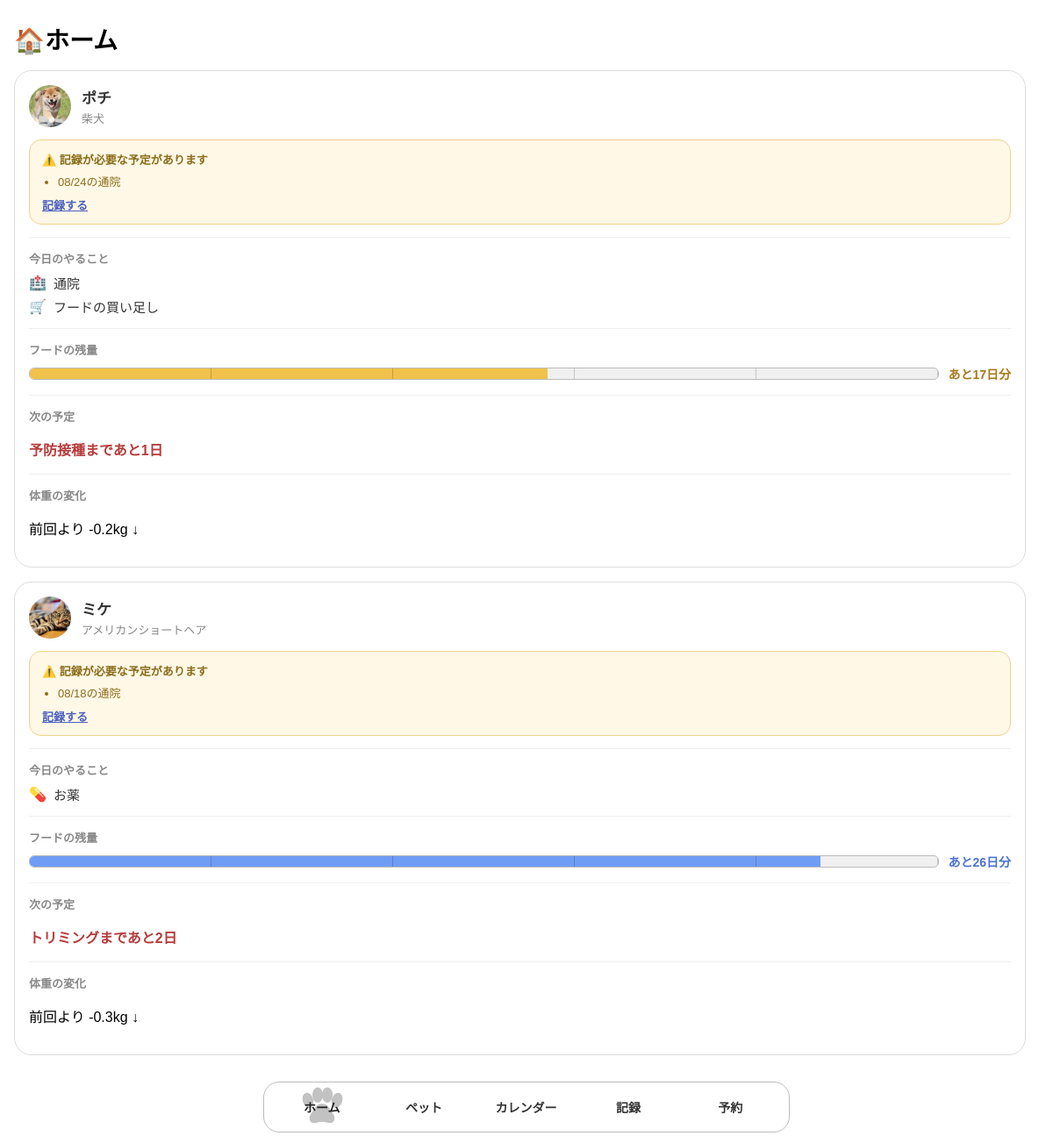
The page /home on the database its author committed.
### tables this page shows
CREATE TABLE pets (
            id INTEGER PRIMARY KEY AUTOINCREMENT,
            name TEXT NOT NULL,
            type TEXT,
            age INTEGER,
            weight REAL,
            note TEXT
        , photo TEXT);

### app.py (the view)
@app.route("/")  # ルートURL「/」にアクセスされたときの処理を指定する
@app.route("/home")  # 「/home」にアクセスされたときも同じホーム画面を表示する
def home():  # ホーム画面を表示する関数を定義する
    connection = get_db_connection()  # 登録済みのペット情報を取得するためSQLiteへ接続する
    pet_list = connection.execute(  # petsテーブルから登録されているすべてのペットを取得する
        """
        SELECT id, name, type, age, weight, note, photo
        FROM pets
        ORDER BY id
        """  # 登録された順番でペット情報を取得するSQLを書く
    ).fetchall()  # SQLの検索結果をすべて取得する
    connection.close()  # ペット情報を取得し終わったのでSQLiteとの接続を終了する
    home_pets = []  # ホーム画面に表示するペットごとの情報を追加していくリストを用意する
    for pet in pet_list:  # 登録済みペットを1匹ずつ処理する
        home_pet = build_home_dummy_data(pet)  # 今日のやること・フード残量などの表示用ダミー情報を組み立てる
        home_pet["record_reminders"] = build_record_reminders(pet, fetch_pet_records(pet["id"]))  # 予定日を過ぎても記録が無い項目のリマインダーを組み立てて追加する
        home_pets.append(home_pet)  # 組み立てた1匹分の情報をリストへ追加する
    return render_template("home.html", home_pets=home_pets)  # templatesフォルダ内のhome.htmlへペットごとの表示データを渡す

### app.py (called while the page is built, shortened)
def get_db_connection():  # SQLiteデータベースへ接続するための関数を定義する
    connection = sqlite3.connect(DATABASE)  # pets.dbというSQLiteデータベースへ接続する
    connection.row_factory = sqlite3.Row  # SQLで取得したデータを列名を使って扱えるようにする
    return connection  # 作成したデータベース接続を呼び出し元へ返す

def fetch_pet_records(pet_id):  # 選択中のペット1匹分の健康・通院履歴をrecordsテーブルから取得する関数を定義する
    connection = get_db_connection()  # recordsテーブルを読み取るためSQLiteへ接続する
    rows = connection.execute(  # 指定されたペットの記録を新しい順に取得する
        """
        SELECT id, type, detail, weight_value, record_date
        FROM records
        WHERE pet_id = ?
        ORDER BY record_date DESC, id DESC
        """,  # 記録日の新しい順(同じ日付ならID順)に並べて取得するSQLを書く
        (pet_id,)  # 対象のペットIDをSQLへ渡す
    ).fetchall()  # SQLの検索結果をすべて取得する
    connection.close()  # SQLiteとの接続を終了する
    records = []  # DBの行を表示用の形へ組み立てて追加していくリストを用意する
    return records  # 組み立てた記録一覧を返す

def build_dummy_schedule(pet):  # カレンダー機能が無いあいだ代わりに使う、ペット1匹分のダミー予定を組み立てる関数を定義する
    rng = random.Random(pet["id"] * 53 + 11)  # ホーム画面・記録のダミーと重複しない乱数の流れになるよう、ペットIDから別の種を作る
    event_count = rng.randint(1, 3)  # 予定の件数をダミーで決める
    today = date.today()  # 今日の日付を基準に予定日を計算する
    events = []  # 組み立てた予定を1件ずつ追加していくリストを用意する
    for _ in range(event_count):  # 決めた件数だけ予定を1件ずつ作成する
        events.append({  # 1件分の予定をリストへ追加する
            "type": rng.choice(SCHEDULE_EVENT_TYPES),  # 予定の種類をダミーで選ぶ
            "date": today + timedelta(days=rng.randint(-20, 20)),  # 過去20日〜未来20日のどこかをダミーの予定日にする(過去日は「過ぎた予定」を試すため)
        })  # 1件分の予定追加を終了する
    return events  # 組み立てた予定一覧を返す

def build_record_reminders(pet, pet_records):  # 予定日を過ぎても記録が無いものを探し、リマインダー一覧を組み立てる関数を定義する
    today = date.today()  # 「予定日を過ぎているか」を判定する基準の日付を取得する
    reminders = []  # 記録を促す必要がある予定を追加していくリストを用意する
    for event in build_dummy_schedule(pet):  # ダミーの予定を1件ずつ確認する
        if event["date"] >= today:  # 予定日がまだ来ていない、または今日の場合
            continue  # 記録を促す必要はまだ無いので次の予定へ進む
        has_matching_record = any(  # 予定日以降に、同じ種類の記録がすでに登録されているか確認する
            record["label"] == event["type"] and record["date"] >= event["date"]
            for record in pet_records
        )  # 一致する記録があるかどうかの確認を終了する
        if not has_matching_record:  # 予定日を過ぎているのに対応する記録がまだ無い場合
            reminders.append(event)  # この予定をリマインダーとして追加する
    reminders.sort(key=lambda event: event["date"])  # 予定日が古い(=より過ぎている)ものから並べる
    return reminders  # 組み立てたリマインダー一覧を返す

### templates/home.html (shortened to what this page needs)
<!DOCTYPE html>
<html lang="ja">
<head>
    <link rel="stylesheet" href="{{ url_for('static', filename='css/style.css') }}">
</head>
<body>
    <main class="page-content">
        <h1>🏠ホーム</h1>
        {% if home_pets %}
            <div class="home-pet-list">
                {% for item in home_pets %}
                    <section class="home-pet-card">
                        <div class="home-pet-card-header">
                            <div class="home-pet-photo">
                                {% if item.pet['photo'] %}
                                    <img
                                        src="{{ url_for('static', filename='images/pets/' + item.pet['photo']) }}"
                                        alt="{{ item.pet['name'] }}の写真"
                                    >
                                {% else %}
                                    <span>🐾</span>
                                {% endif %}
                            </div>
                            <div class="home-pet-name-area">
                                <p class="home-pet-name">{{ item.pet['name'] }}</p>
                                {% if item.pet['type'] %}
                                    <p class="home-pet-type">{{ item.pet['type'] }}</p>
                                {% endif %}
                            </div>
                        </div>
                        {% if item.record_reminders %}
                            <div class="home-reminder-banner">
                                <p class="home-reminder-title">⚠️ 記録が必要な予定があります</p>
                                <ul class="home-reminder-list">
                                    {% for reminder in item.record_reminders %}
                                        <li>{{ reminder.date.strftime('%m/%d') }}の{{ reminder.type }}</li>
                                    {% endfor %}
                                </ul>
                                <a class="home-reminder-link" href="{{ url_for('records', pet_id=item.pet['id']) }}">記録する</a>
                            </div>
                        {% endif %}
                        <div class="home-section">
                            <p class="home-section-title">今日のやること</p>
                            {% if item.today_tasks %}
                                <ul class="home-task-list">
                                    {% for task in item.today_tasks %}
                                        <li class="home-task-item">
                                            <span class="home-task-icon">{{ task.icon }}</span>
                                            {{ task.label }}
                                        </li>
                                    {% endfor %}
                                </ul>
                            {% else %}
                                <p class="home-empty-text">今日の予定はありません</p>
                            {% endif %}
                        </div>
                        <div class="home-section">
                            <p class="home-section-title">フードの残量</p>
                            <div class="home-food-row">
                                <div
                                    class="home-food-bar"
                                    role="progressbar"
                                    aria-valuenow="{{ item.food_days_left }}"
                                    aria-valuemin="0"
                                    aria-valuemax="{{ item.food_max_days }}"
                                    aria-label="{{ item.pet['name'] }}のフード残量"
                                >
                                    <div
                                        class="home-food-bar-fill home-food-bar-{{ item.food_level }}"
                                        style="width: {{ item.food_percent }}%;"
                                    ></div>
                                </div>
                                <span class="home-food-days home-food-days-{{ item.food_level }}">
                                    あと{{ item.food_days_left }}日分
                                </span>
                            </div>
                        </div>
                        <div class="home-section">
                            <p class="home-section-title">次の予定</p>
                            <p class="{% if item.next_schedule_urgent %}home-urgent-text{% endif %}">
                                {{ item.next_schedule_label }}まであと{{ item.next_schedule_days }}日
                            </p>
                        </div>
                        <div class="home-section">
                            <p class="home-section-title">体重の変化</p>
                            <p>
                                {% if item.weight_diff > 0 %}
                                    前回より +{{ item.weight_diff }}kg ↑
                                {% elif item.weight_diff < 0 %}
                                    前回より {{ item.weight_diff }}kg ↓
                                {% else %}
                                    前回から変化なし
                                {% endif %}
                            </p>
                        </div>
                    </section>
                {% endfor %}
            </div>
        {% else %}
            <p class="home-empty-text">まだペットが登録されていません。「ペット」画面から登録してください。</p>
        {% endif %}
    </main>
    <nav class="bottom-nav">
        <div class="nav-indicator" aria-hidden="true">
        </div>
        <a href="{{ url_for('home') }}" class="active" data-index="0">
            <span>ホーム</span>
        </a>
        <a href="{{ url_for('pets') }}" data-index="1">
            <span>ペット</span>
        </a>
        <a href="{{ url_for('calendar') }}" data-index="2">
            <span>カレンダー</span>
        </a>
        <a href="{{ url_for('records') }}" data-index="3">
            <span>記録</span>
        </a>
        <a href="{{ url_for('reservation') }}" data-index="4">
            <span>予約</span>
        </a>
    </nav>
</body>
</html>

### static/css/style.css (style rules this page uses)
body { margin: 0; font-family: sans-serif; background-color: #ffffff; }
html { scrollbar-gutter: stable; }
.page-content { padding: 24px 16px 100px; }
.page-content h1 { margin: 0; font-size: 28px; }
.bottom-nav { position: fixed; bottom: 12px; left: 50%; transform: translateX(-50%); width: calc(100% - 24px); max-width: 600px; display: flex; align-items: center; background-color: #ffffff; border: 1px solid #bbbbbb; border-radius: 18px; padding: 8px; box-sizing: border-box; overflow: hidden; }
.bottom-nav a { flex: 1; position: relative; z-index: 2; text-align: center; text-decoration: none; color: #333333; font-size: 14px; font-weight: 700; padding: 10px 0; }
.bottom-nav a span { position: relative; z-index: 2; }
.nav-indicator { position: absolute; top: 4px; height: calc(100% - 8px); background-color: transparent; z-index: 1; pointer-events: none; transition: left 0.3s ease, width 0.3s ease; }
.nav-paw { position: absolute; left: 50%; top: 50%; width: 55px; height: 50px; transform: translate(-50%, -50%); fill: #c2c2c2; }
.bottom-nav a.active span { color: #222222; text-shadow: none; }
.home-pet-list { display: flex; flex-direction: column; gap: 16px; margin-top: 16px; }
.home-pet-card { padding: 16px; background-color: #ffffff; border: 1px solid #dddddd; border-radius: 20px; box-sizing: border-box; }
.home-pet-card-header { display: flex; align-items: center; gap: 12px; }
.home-pet-photo { width: 48px; height: 48px; flex-shrink: 0; display: flex; justify-content: center; align-items: center; background-color: #f3f3f3; border-radius: 50%; overflow: hidden; font-size: 22px; }
.home-pet-photo img { width: 100%; height: 100%; object-fit: cover; }
.home-pet-name { margin: 0; font-size: 17px; font-weight: 700; color: #333333; }
.home-pet-type { margin: 2px 0 0; font-size: 13px; color: #888888; }
.home-section { margin-top: 14px; padding-top: 14px; border-top: 1px solid #eeeeee; }
.home-section-title { margin: 0 0 8px; font-size: 13px; font-weight: 700; color: #888888; }
.home-task-list { margin: 0; padding: 0; list-style: none; display: flex; flex-direction: column; gap: 6px; }
.home-task-item { display: flex; align-items: center; gap: 8px; font-size: 15px; color: #333333; }
.home-task-icon { font-size: 16px; }
.home-food-row { display: flex; align-items: center; gap: 10px; }
.home-food-bar { position: relative; flex: 1; height: 14px; background-color: #f0f0f0; border: 1px solid #bbbbbb; border-radius: 6px; box-sizing: border-box; overflow: hidden; }
.home-food-bar::after { content: ""; position: absolute; inset: 0; background-image: repeating-linear-gradient( to right, transparent, transparent calc(20% - 1px), rgba(0, 0, 0, 0.18) calc(20% - 1px), rgba(0, 0, 0, 0.18) 20% ); pointer-events: none; }
.home-food-bar-fill { height: 100%; transition: width 0.3s ease; }
.home-food-bar-safe { background-color: #6f9cf5; }
.home-food-bar-warning { background-color: #f0c14b; }
.home-food-days { font-size: 14px; white-space: nowrap; }
.home-food-days-safe { color: #4a72d6; font-weight: 700; }
.home-food-days-warning { color: #a8791a; font-weight: 700; }
.home-urgent-text { color: #b83b3b; font-weight: 700; }
.home-reminder-banner { margin-top: 14px; padding: 12px 14px; background-color: #fff8e6; border: 1px solid #f0d38a; border-radius: 14px; box-sizing: border-box; }
.home-reminder-title { margin: 0; font-size: 13px; font-weight: 700; color: #8a6d1a; }
.home-reminder-list { margin: 6px 0 0; padding-left: 18px; font-size: 13px; color: #8a6d1a; }
.home-reminder-link { display: inline-block; margin-top: 8px; font-size: 13px; font-weight: 700; color: #4a5fc1; }

### rows shown on the page
pets: photo (picture), pet.name "ポチ", pet.type "柴犬"
pets: photo (picture), pet.name "ミケ", pet.type "アメリカンショートヘア"

### other values the page prints
{{ reminder.date.strftime('%m/%d') }} "08/24" "08/18"
{{ reminder.type }} "通院" "通院"
{{ task.icon }} "🏥" "🛒" "💊"
{{ task.label }} "通院" "フードの買い足し" "お薬"
{{ item.food_days_left }} "17" "26"
{{ item.next_schedule_label }} "予防接種" "トリミング"
{{ item.next_schedule_days }} "1" "2"
{{ item.weight_diff }} "-0.2" "-0.3"
